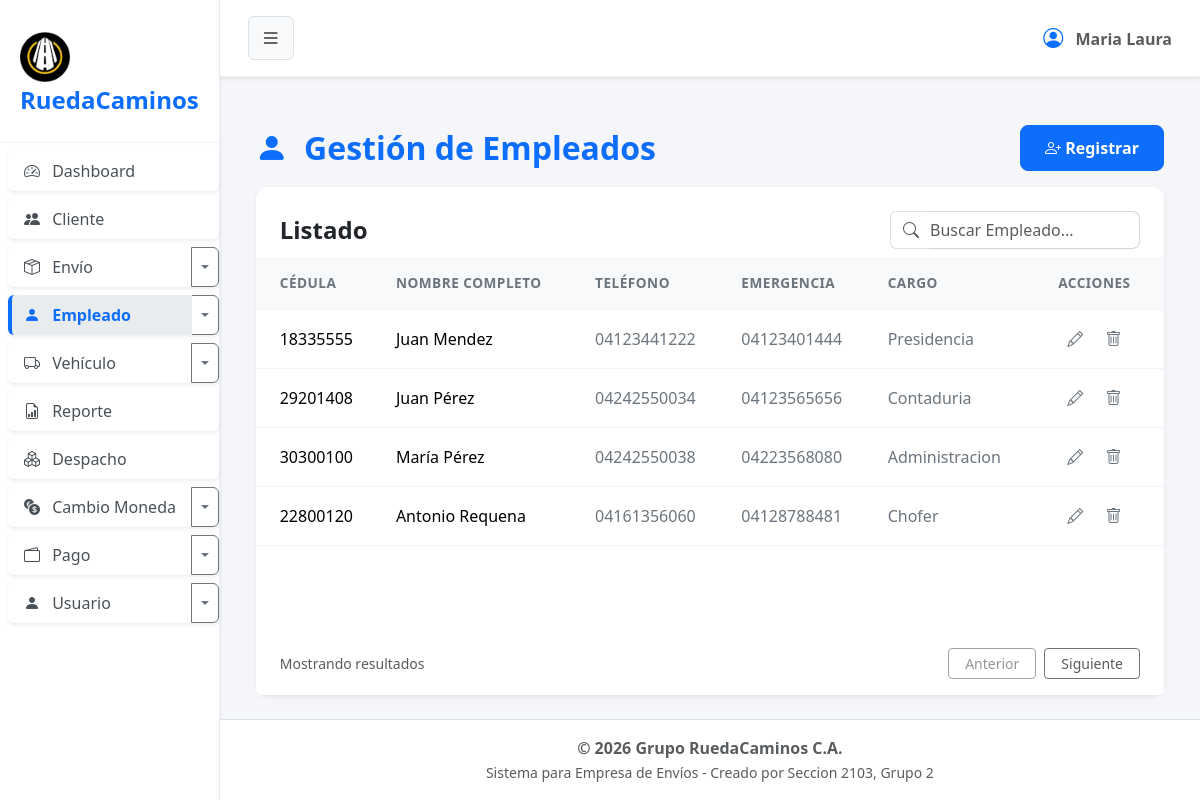
The app's page /?url=empleado, older data.
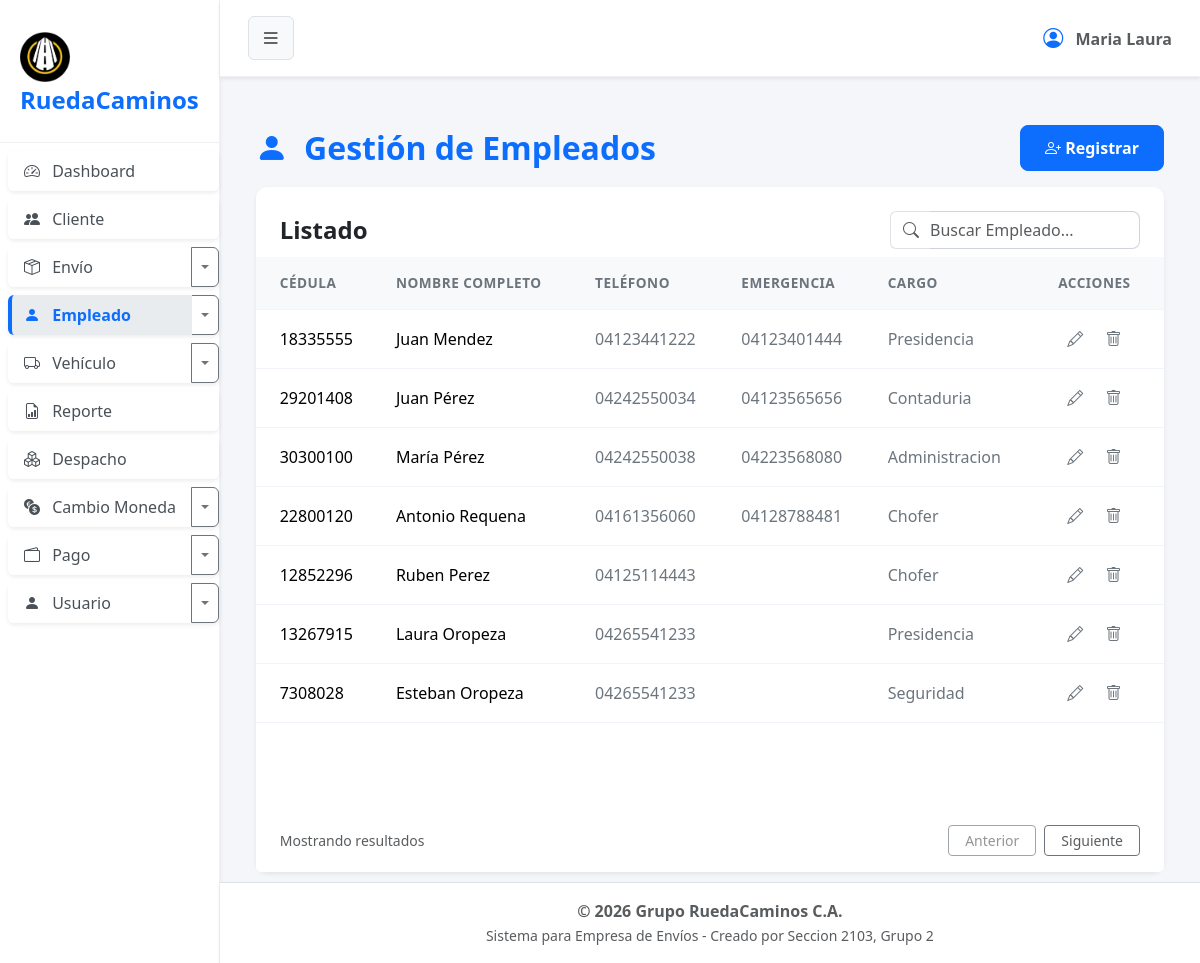
The same page, newer data.
### tables this page shows
CREATE TABLE `empleado` (
  `cod_empleado` int(2) NOT NULL,
  `cedula` varchar(8) NOT NULL,
  `nombre` varchar(100) NOT NULL,
  `apellido` varchar(100) NOT NULL,
  `telefono` varchar(12) NOT NULL,
  `telefono_emergencia` varchar(12) DEFAULT NULL,
  `cod_cargo` int(1) NOT NULL,
  `estado` tinyint(1) NOT NULL
);

CREATE TABLE `cargo` (
  `cod_cargo` int(1) NOT NULL,
  `nombre` varchar(15) NOT NULL,
  `estado` tinyint(1) NOT NULL
);

### app/controller/empleadoController.php (called while the page is built, shortened)
<?php
$empleado = new Empleado();
$registros = $empleado->obt_RegistrosEmpleado();
include 'app/view/layout/header.php';
include 'app/view/empleado/empleadoView.php';
include 'app/view/layout/footer.php';
?>

### index.php (called while the page is built, shortened)
<?php
    $frontController = new FrontController();
?>

### app/config/Conexion.php (called while the page is built, shortened)
<?php
abstract class Conexion
{
    public $host = "localhost";
    public $namedb = "grupo_ruedacaminos";
    public $userdb = "root";
    public $passwd = "";
    public function __construct()
    {
        $this->conexion = $this->getConnection();
    }
    public function getConnection(): PDO
    {
        try {
            $dsn = "mysql:host=" . $this->host . ";dbname=" . $this->namedb . ";charset=utf8";
            $conexion = new PDO($dsn, $this->userdb, $this->passwd);
            $conexion->setAttribute(PDO::ATTR_ERRMODE, PDO::ERRMODE_EXCEPTION);
        } catch (PDOException $error) {
            die('No se pudo conectar a la base de datos, error:' . $error->getMessage());
        }
        return $conexion;
    }
}

### app/model/Empleado.php (called while the page is built, shortened)
<?php
class Empleado extends Conexion
{
    public function obt_RegistrosEmpleado()
    {
        try {
            $sentencia = "SELECT e.*, c.nombre as nombre_cargo
                        FROM empleado e
                        INNER JOIN cargo c ON e.cod_cargo = c.cod_cargo
                        WHERE e.estado = 1";
            $select = $this->conexion->prepare($sentencia);
            $select->execute();
            return $select->fetchAll(\PDO::FETCH_ASSOC);
        } catch (\PDOException $e) {
            return [];
        }
    }
}

### app/view/empleado/componentes/tabla.php (the view)
<div class="card-body p-0">
    <div class="table-responsive">
        <table class="table table-hover align-middle mb-0">
            <thead class="table-light table-header-custom">
                <tr>
                    <th class="ps-4">CÉDULA</th>
                    <th>NOMBRE COMPLETO</th>
                    <th>TELÉFONO</th>
                    <th>EMERGENCIA</th>
                    <th>CARGO</th>
                    <th class="pe-4 text-center">ACCIONES</th>
                </tr>
            </thead>
            <tbody>
                <?php if (!empty($registros)): ?>
                    <?php foreach ($registros as $fila): ?>
                        <tr>
                            <td class="ps-4 fw-medium"><?= $fila['cedula'] ?></td>
                            <td><span class="fw-medium"><?= $fila['nombre'] . ' ' . $fila['apellido'] ?></span></td>
                            <td class="text-secondary"><?= $fila['telefono'] ?></td>
                            <td class="text-secondary"><?= $fila['telefono_emergencia'] ?></td>
                            <td class="text-secondary"><?= ucfirst($fila['nombre_cargo']) ?></td>
                            <td class="pe-4 text-center">
                                <button type="button" class="btn btn-link text-secondary p-0 m-0 align-baseline me-3 btn-editar" title="Editar"
                                    data-bs-toggle="modal" data-bs-target="#modalEditar"
                                    data-id="<?= $fila['cod_empleado'] ?>"
                                    data-cedula="<?= $fila['cedula'] ?>"
                                    data-nombre="<?= $fila['nombre'] ?>"
                                    data-apellido="<?= $fila['apellido'] ?>"
                                    data-telefono="<?= $fila['telefono'] ?>"
                                    data-emergencia="<?= $fila['telefono_emergencia'] ?>"
                                    data-cargo="<?= $fila['cod_cargo'] ?>">
                                    <i class="bi bi-pencil"></i>
                                </button>
                                <button type="button" class="btn btn-link text-secondary p-0 m-0 align-baseline btn-eliminar" title="Eliminar"
                                    data-id="<?= $fila['cod_empleado'] ?>">
                                    <i class="bi bi-trash"></i>
                                </button>
                            </td>
                        </tr>
                    <?php endforeach; ?>
                <?php else: ?>
                    <tr><td colspan="6" class="text-center">No hay registros disponibles.</td></tr>
                <?php endif; ?>
            </tbody>
        </table>
    </div>
</div>

Row changes from the older to the newer data that the page shows:
added empleado: cedula "12852296", nombre "Ruben", apellido "Perez", telefono "04125114443", cod_cargo.nombre "Chofer"
added empleado: cedula "13267915", nombre "Laura", apellido "Oropeza", telefono "04265541233", cod_cargo.nombre "Presidencia"
added empleado: cedula "7308028", nombre "Esteban", apellido "Oropeza", telefono "04265541233", cod_cargo.nombre "Seguridad"
